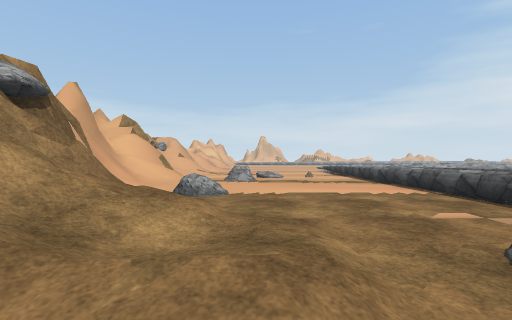
View 1 (above)

18 first-person views from a walk through a Unity game level. The camera is 1.2 m above the floor, looks level and sees 85° across. The floor is counted in squares, 2 m on a side. Each view is taken from the middle of a square. On the plan, view 1 faces up. The plan holds only what a view shows up to about 9 squares ahead; the rest is blank. The place goes on beyond the plan. Some surface patterns are stand-ins.

View 2
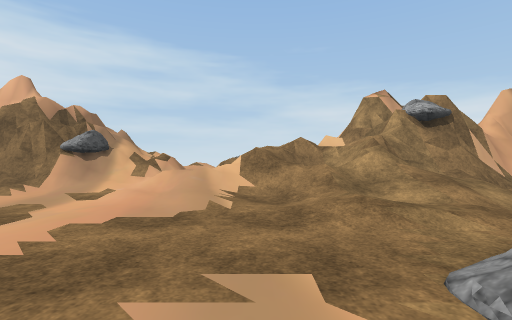

View 3
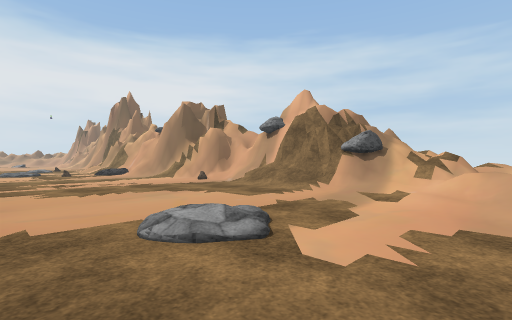

View 4
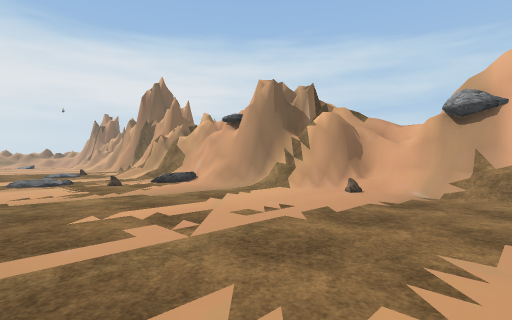

View 5
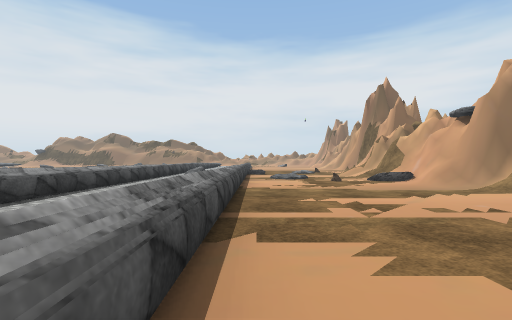

View 6
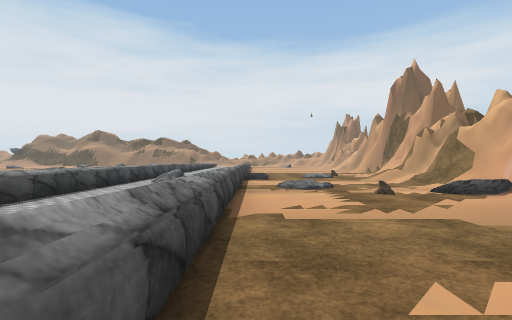

View 7
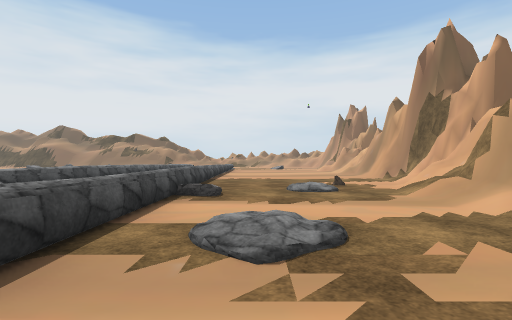

View 8
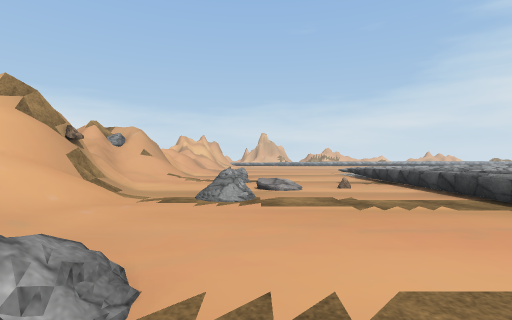

View 9
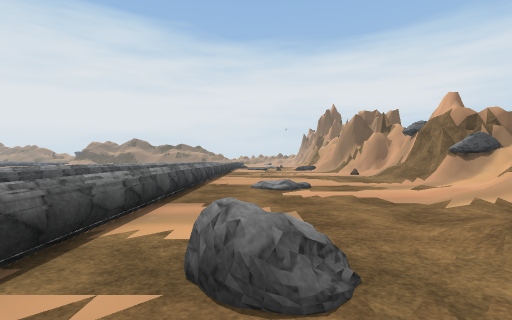

View 10
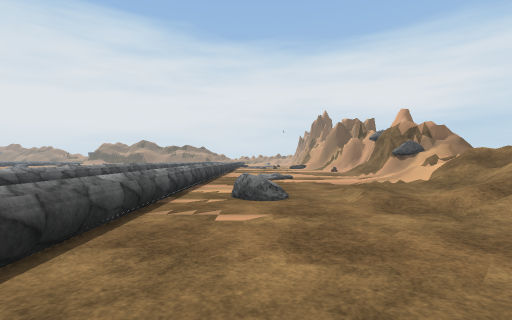

View 11
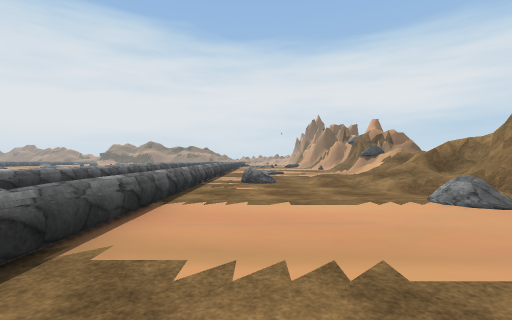

View 12
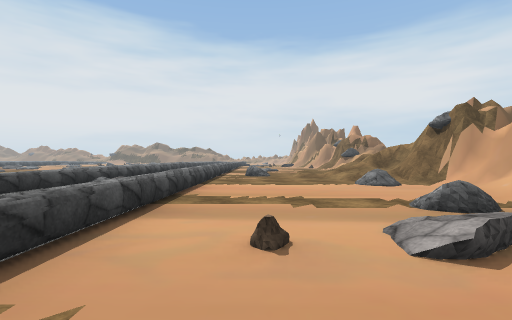

View 13
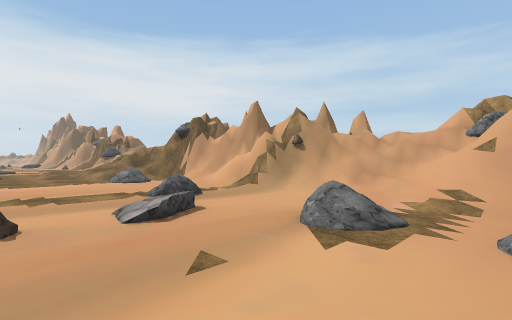

View 14
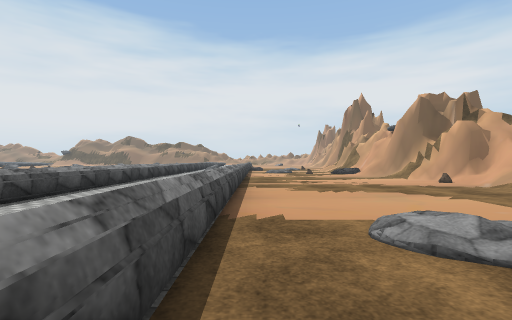

View 15
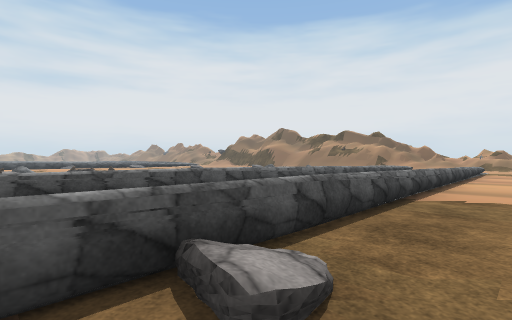

View 16
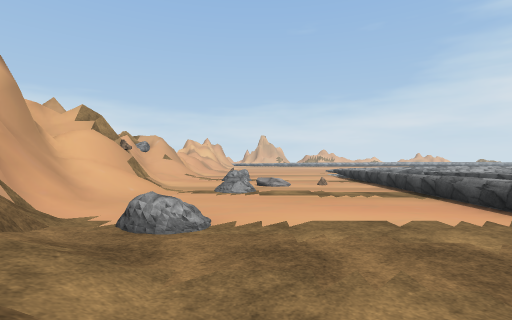

View 17
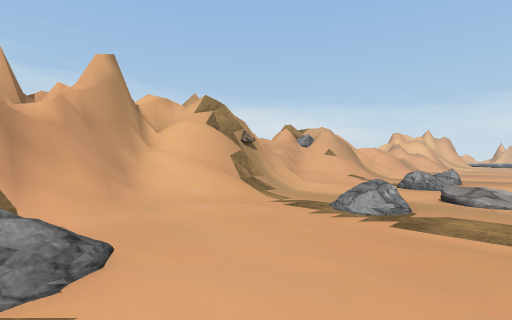

View 18
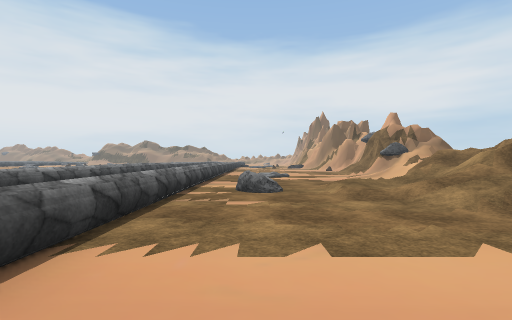

### Floor plan
Key: @ floor where view 1 was taken; # wall or solid block; x gap in a wall; . main floor; : floor 0.25 m higher than the main floor; + floor 0.5 m higher than the main floor; * floor 0.75 m higher than the main floor; / step, stairs or slope; = window, fence, low wall or low ledge; ^ raised ledge; O other object.
Columns run from 5 left of view 1 to 7 right of it. Each row starts with its distance up from view 1.
 13  #///....  ##
 12  #///....  ==
 11  #/.O...== x
 10  #/..//:#= =
  9  #O///..=^ =
  8  ##///..=^ =
  7  #//....=^ =
  6  #/.....=^ =
  5  ##/O...=^ =
  4  OO//...=^ ^
  3 ##///...=^ ^
  2 #/////...# =
  1  /=///.O.^ ^
  0  ////@...^ =
 -1 +////....^ =
 -2 *////....= =
 -3 = //..:..= =
 -4  #O/.....= =
 -5 ^^#/.....= ^
 -6 ^O#/.....= ^
 -7  O//.....= ^
 -8  #//.....= ^
 -9 ###.....=# ^
-10  ##/....=  ^
-11   ##....=# ^
-12   ##/...==.^
-13   ##/...==.^
-14   ##/../==.^
-15   #=/../== ^
-16   ##/...== ^
-17   ##/.../= ^
-18   #//.:.== ^
-19   #/....== ^
-20   #/....== ^

Where each view was taken, in squares from view 1:
view 1: 0 up, 0 right, facing up
view 2: 0 up, 3 right, facing left
view 3: 1 down, 3 right, facing down-left
view 4: 6 down, 3 right, facing down-left
view 5: 5 down, 3 right, facing down
view 6: 8 down, 3 right, facing down
view 7: 12 down, 2 right, facing down
view 8: 4 up, 0 right, facing up
view 9: 3 up, 2 right, facing down
view 10: 6 up, 2 right, facing down
view 11: 9 up, 2 right, facing down
view 12: 12 up, 2 right, facing down
view 13: 13 up, 2 right, facing down-left
view 14: 1 down, 3 right, facing down
view 15: 16 down, 2 right, facing down-right
view 16: 2 up, 0 right, facing up
view 17: 5 up, 1 right, facing up-left
view 18: 7 up, 2 right, facing down
